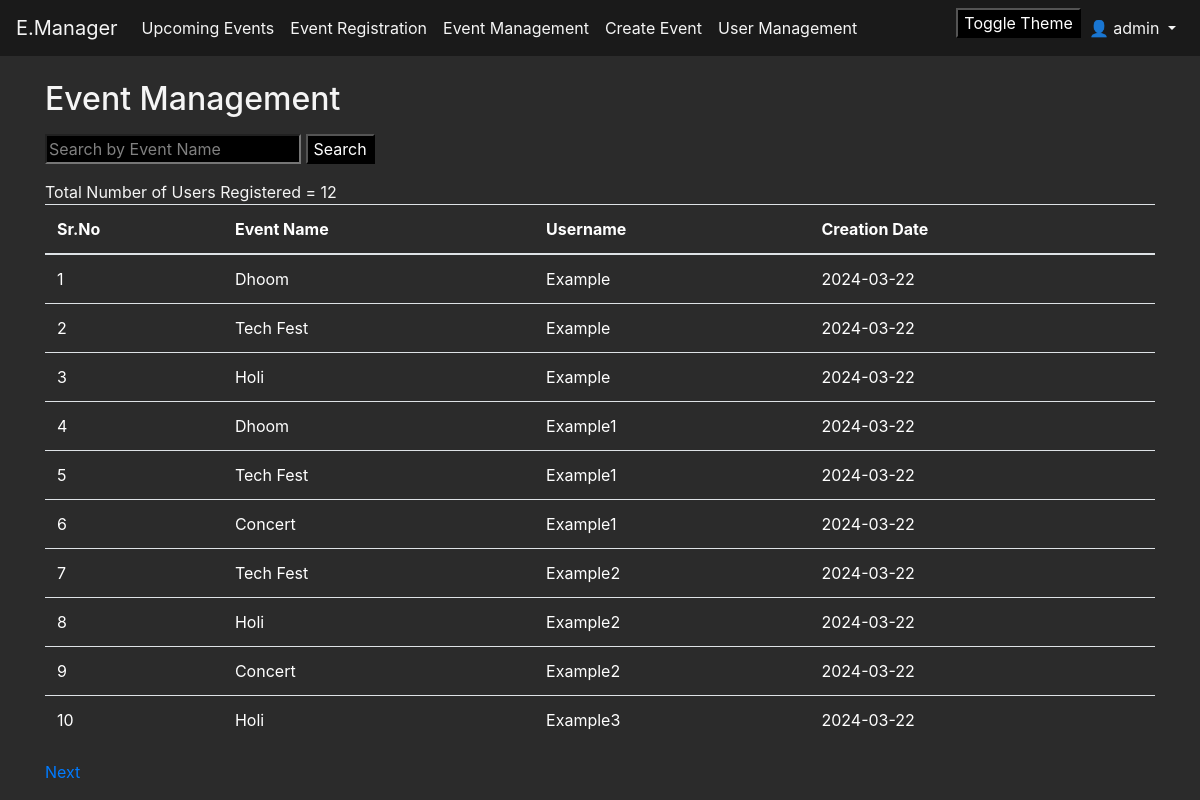
/event_manager (signed in), run on the app's committed database.
### App.py (models this page shows, shortened)
class Registration(db.Model):
    id = db.Column(db.Integer, primary_key=True)
    user_id = db.Column(db.Integer, db.ForeignKey('user.id'))
    event_id = db.Column(db.Integer, db.ForeignKey('event.id'))
    date_created = db.Column(db.DateTime, default=datetime.utcnow)
    user = db.relationship('User', backref=db.backref('registrations', lazy=True))
    event = db.relationship('Event', backref=db.backref('registrations', lazy=True))

class Event(db.Model):
    id = db.Column(db.Integer, primary_key=True)
    title = db.Column(db.String(80), nullable=False)
    description = db.Column(db.String(200), nullable=False)
    date = db.Column(db.DateTime, nullable=False)
    location = db.Column(db.String(80), nullable=False)
    organizer_name = db.Column(db.String(80), nullable=True)
    creator_id = db.Column(db.Integer, db.ForeignKey('user.id'))
    creator = db.relationship('User', backref=db.backref('events', lazy=True))

### App.py (the view, shortened to what this page needs)
@app.route('/event_manager', methods=['GET', 'POST'])
def event_manager():
    page = request.args.get('page', 1, type=int)
    reg = Registration.query.paginate(page=page, per_page=10, error_out=False)
    total_result = Registration.query.count()
    msg = get_flashed_messages()
    return render_template('event_manager.html', events=reg, msg=msg, total_result=total_result)

### templates/event_manager.html (shortened to what this page needs)
<!DOCTYPE html>
<html lang="en" xmlns="http://www.w3.org/1999/html">
  <head>
    <link
      href="https://stackpath.bootstrapcdn.com/bootstrap/4.5.0/css/bootstrap.min.css"
      rel="stylesheet"
    />
    <link
      rel="stylesheet"
      href="{{url_for('static',filename='css/dashboard.css')}}"
    />
  </head>
  <body class="{{ session['theme'] }}">
    <nav class="navbar navbar-expand-lg navbar-light bg-light">
      <a class="navbar-brand" href="/event">E.Manager</a>
      <div class="collapse navbar-collapse" id="navbarNav">
        <ul class="navbar-nav">
          <li class="nav-item">
            <a class="nav-link" href="/event">Upcoming Events</a>
          </li>
          <li class="nav-item">
            <a class="nav-link" href="/event">Event Registration</a>
          </li>
          <li class="nav-item">
            <a class="nav-link" href="/event_manager">Event Management</a>
          </li>
          {% if 'role' in session and session['role'] == 'Admin' or 'role' in
          session and session['role'] == 'Co-Admin' %}
          <li class="nav-item">
            <a class="nav-link" href="/event/create">Create Event</a>
          </li>
          {% endif %} {% if 'role' in session and session['role'] == 'Admin' %}
          <li class="nav-item">
            <a class="nav-link" href="/user_management">User Management</a>
          </li>
          {% endif %}
        </ul>
        <ul class="navbar-nav ml-auto">
          <form action="/toggle_theme" method="post" id="toggle-theme-form">
            <input type="submit" value="Toggle Theme" />
          </form>
          {% if 'username' in session %}
          <li class="nav-item dropdown">
            <a
              class="nav-link dropdown-toggle"
              href="#"
              id="navbarDropdown"
              role="button"
              data-toggle="dropdown"
              aria-haspopup="true"
              aria-expanded="false"
            >
              👤 {{ session['username'] }}
            </a>
          </li>
          {% endif %}
        </ul>
      </div>
    </nav>
    <div class="container mt-4">
      <h2 class="mb-3">Event Management</h2>
      <form method="POST" class="mb-3">
        <input type="text" name="search" placeholder="Search by Event Name" />
        <input type="submit" value="Search" />
      </form>
      <a>Total Number of Users Registered = {{ total_result }} </a>
      <table class="table mb-3">
        <thead>
          <tr>
            <th>Sr.No</th>
            <th>Event Name</th>
            <th>Username</th>
            <th>Creation Date</th>
          </tr>
        </thead>
        <tbody id="userTable">
          {% for event in events %}
          <tr>
            <td>{{ event.id }}</td>
            <td>{{ event.event.title}}</td>
            <td>{{ event.user_id}}</td>
            <td>{{ event.date_created.strftime('%Y-%m-%d') }}</td>
          </tr>
          {% endfor %}
        </tbody>
      </table>
      <div class="pagination">
         {% if events.has_next %}
        <a href="{{ url_for('user_management', page=events.next_num) }}">Next</a>
        {% endif %}
      </div>
    </div>
  </body>
</html>

### static/css/dashboard.css (style rules this page uses)
body { background-color: #2b2b2b; color: #f5f5f5; }
.navbar { background-color: #1a1a1a !important; }
.nav-link, .dropdown-item { color: #f5f5f5 !important; }
.navbar-brand { color: #f5f5f5 !important; }
.container { background-color: #2b2b2b; }
table { color: #ffffff; }
th, td { color: #ffffff; }
input { background-color: #000000; color: #ffffff; }
::placeholder { color: #ffffff; opacity: 0.5; }
input, textarea { background-color: #000000 !important; color: #ffffff !important; }
::placeholder { color: #ffffff !important; opacity: 0.5 !important; }

### data on the page
Registration: id "1", event "Dhoom", user_id "Example", date_created "2024-03-22"
Registration: id "2", event "Tech Fest", user_id "Example", date_created "2024-03-22"
Registration: id "3", event "Holi", user_id "Example", date_created "2024-03-22"
Registration: id "4", event "Dhoom", user_id "Example1", date_created "2024-03-22"
Registration: id "5", event "Tech Fest", user_id "Example1", date_created "2024-03-22"
Registration: id "6", event "Concert", user_id "Example1", date_created "2024-03-22"
Registration: id "7", event "Tech Fest", user_id "Example2", date_created "2024-03-22"
Registration: id "8", event "Holi", user_id "Example2", date_created "2024-03-22"
Registration: id "9", event "Concert", user_id "Example2", date_created "2024-03-22"
Registration: id "10", event "Holi", user_id "Example3", date_created "2024-03-22"

### other printed values
{{ session['username'] }} "admin"
{{ total_result }} "12"
